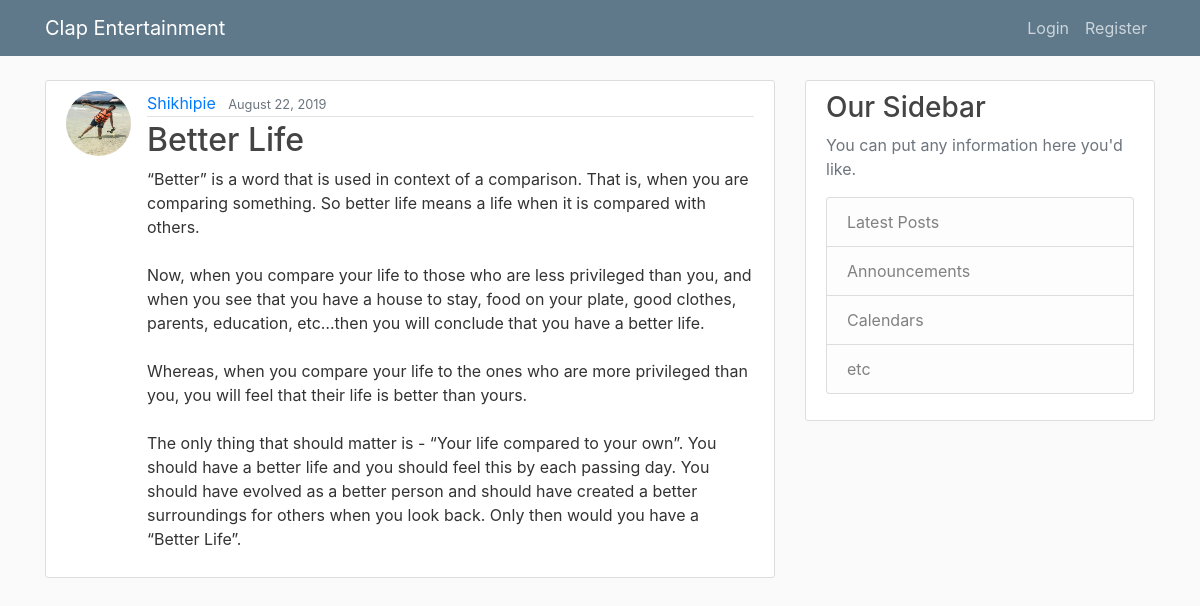
The app's page /post/2/ with its own data.
### blog/models.py (models this page shows, shortened)
class Post(models.Model):
    title = models.CharField(max_length=250)
    content = models.TextField()
    date_posted = models.DateTimeField(default=timezone.now)
    author = models.ForeignKey(User, on_delete=models.CASCADE)

### users/models.py (models this page shows, shortened)
class Profile(models.Model):
    user = models.OneToOneField(User, on_delete=models.CASCADE)
    image = models.ImageField(default='default.jpg', upload_to='profile_pics')

### blog/views.py (the view)
# urls.py: path('post/<int:pk>/', PostDetailView.as_view(), name='post-detail'),
class PostDetailView(DetailView):
    model = Post
    template_name = 'blog/post_detail.html'

### blog/templates/blog/post_detail.html (shortened to what this page needs)
{% extends 'blog/base.html' %}
{% block content %}
        <article class="media content-section">
            <img class="rounded-circle article-img"  src="{{ object.author.profile.image.url }}" >
            <div class="media-body">
                <div class="article-metadata">
                    <a class="mr-2" href="{% url 'user-posts' object.author.username %}">{{ object.author }}</a>
                    <small class="text-muted">{{ object.date_posted|date:"F d, Y" }}</small>
                </div>
                    <h2 class="article-title">{{ object.title }}</h2>
                    <p class="article-content">{{ object.content }}</p>
            </div>
        </article>
{% endblock content %}

### blog/static/blog/main.css (style rules this page uses)
body { background: #fafafa; color: #333333; margin-top: 5rem; }
h1, h2, h3, h4, h5, h6 { color: #444444; }
.content-section { background: #ffffff; padding: 10px 20px; border: 1px solid #dddddd; border-radius: 3px; margin-bottom: 20px; }
.article-title { color: #444444; }
.article-content { white-space: pre-line; }
.article-img { height: 65px; width: 65px; margin-right: 16px; }
.article-metadata { padding-bottom: 1px; margin-bottom: 4px; border-bottom: 1px solid #e3e3e3 }

### records on screen
Post: author.profile.image (picture), author "Shikhipie", date_posted "August 22, 2019", title "Better Life", content "“Better” is a word that is used in context of a comparison. That is, when you are comparing something. So better life means a life when it is compared with others. Now, when you compare your life to those who are less privileged than you, and when you see that you have a house to stay, food on your plate, good clothes, parents, education, etc…then you will conclude that you have a better life. Whereas, when you compare your life to the ones who are more privileged than you, you will feel that their life is better than yours. The only thing that should matter is - “Your life compared to your own”. You should have a better life and you should feel this by each passing day. You should have…"
